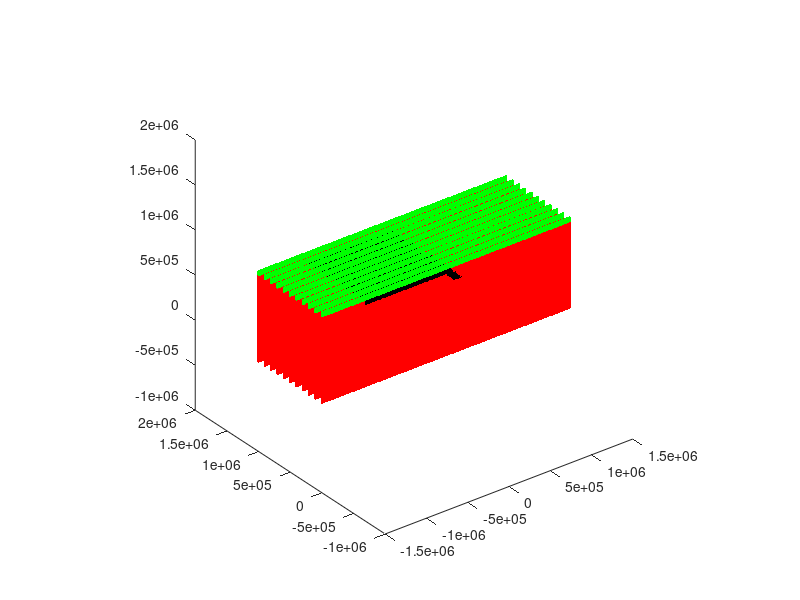

Write MATLAB code to recreate this figure. (Note: this script raises an error after producing the figure.)

%CreatePhases
%
% Create a 3D array with phase distributions

clear


ParticleOutput  =   'ParticlesInput3D.dat';
PassiveOutput   =   'PassiveInput.dat';



W       =   3000e3;
L       =   1000e3;
H       =   1000e3;

nump_x  =   201;
nump_y  =   11;
nump_z  =   101;



dx_reg  =   W/(nump_x-1);
dy_reg  =   L/(nump_y-1);
dz_reg  =   H/(nump_z-1);
x_left  =   -1500e3;
y_front =   0;
z_bot   =   0;

[X,Y,Z] =   meshgrid([x_left:dx_reg:x_left+W], [y_front:dy_reg:y_front+L], [z_bot:dz_reg:z_bot+H]);

Phase   =   zeros(size(X));     %   Contains phases
Temp    =   zeros(size(X));     %   Contains temperatures

if round((nump_y-1)/4)~=(nump_y-1)/4
    disp(['watch it: probably mistake with number of particles in y-direction'])
end
if round((nump_x-1)/4)~=(nump_x-1)/4
    disp(['watch it: probably mistake with number of particles in x-direction'])
end
if round((nump_z-1)/4)~=(nump_z-1)/4
    disp(['watch it: probably mistake with number of particles in z-direction'])
end


% Create slab-like initial distribution====================================
H_slab              =   0.1*H;
Width_slab          =   2*.9*L;
Depth_slab          =   0.8*H;
Length_slab         =   .33*W;
Depth_LowerMantle   =  670e3;
ThicknessAir        =   0.05*H;



ind         =   find( X>-Length_slab & X<0 & (abs(Y)+y_front)<=Width_slab/2 & Z>(H-H_slab));
Phase(ind)  =   1;

ind         =   find( (Z<(H-(X-0/2))) &  (Z>((H-H_slab)-(X-0/2))) & (abs(Y)+y_front)<=(Width_slab/2) & Z>Depth_slab  );
Phase(ind)  =   1;


% Cut off a little bit from the corner
ind         =   find( (Z>(H-.5*(X+0.05))) & (abs(Y)+y_front)<=Width_slab/2  );
Phase(ind)  =   0;


% Add AIR
ind         =   find( Z>(H-ThicknessAir) );
Phase(ind)  =   2;


%==========================================================================


% % Create slab-like initial distribution====================================
% H_slab              =   0.1*H;
% Width_slab          =   2*L;
% Depth_slab          =   0.8*H;
% %Length_slab         =   .33*W;
% Length_slab         =   2*.51*W;
% 
% Depth_LowerMantle   =  670e3;
% 
% 
% ind         =   find( X>-Length_slab & X<=0 & (abs(Y)+y_front)<=Width_slab/2 & Z>(H-H_slab));
% Phase(ind)  =   3;
% 
% 
% % % right side of slab
% % ind         =   find( X>0 & X<Length_slab & (abs(Y)+y_front)<=Width_slab/2 & Z>(H-H_slab));
% % Phase(ind)  =   4;
% 
% 
% ind         =   find( (X)>=-H_slab &  X<=0 & (abs(Y)+y_front)<=Width_slab/2 & Z>(Depth_slab));
% Phase(ind)  =   1;
% %==========================================================================

% Add lower mantle in a primitive way======================================
ind         =   find(Z<(H-Depth_LowerMantle)) ;
Phase(ind)  =   0;


% 
% ind         =   find(Z<300e3 );
% Phase(ind)  =   2;
%==========================================================================


%==========================================================================
% Set initial temperature distribution - in Celcius
%
Temp = (H-Z)./H*0 + 0.5 + (rand(size(Z))-0.5)*0.05 + 0*1000;

%
%==========================================================================



% Plot in matlab
figure(1), clf, hold on
marker = {'r','k','g','b','m','y'};
for phase=0:max(Phase(:))
    ind = find(Phase==phase);
    ind = find(abs(Phase-phase)<1e-9);
    ind_plot = phase+1;
    if ind_plot>length(marker); ind_plot = ind_plot-fix(ind_plot/length(marker))*length(marker)+1; end
    plot3(X(ind),Y(ind), Z(ind),[marker{ind_plot},'.']);
end
view(3)
axis equal





% Create a vector to be saved in PETSc format
PhaseOrig   = Phase;
PhaseVec(1) = nump_z;
PhaseVec(2) = nump_y;
PhaseVec(3) = nump_x;
Phase       = permute(Phase,[2 1 3]);
Temp        = permute(Temp, [2 1 3]);

PhaseVec    = [PhaseVec(:); Phase(:); Temp(:)];

% Save data to file
PetscBinaryWrite(ParticleOutput, PhaseVec);




% 
% 
% %==========================================================================
% % Generate a surface that describes the same data
% %==========================================================================
% 
% % Upper and lower boundaries
% Xtop    =   [];     Ytop    =   [];     Ztop    =   [];
% Xbot    =   [];     Ybot    =   [];     Zbot    =   [];
% InnerPhase  =     1;
% for ix=1:size(X,2);
%     for iy=1:size(X,1);
%         ind =   find(PhaseOrig(iy,ix,:)==InnerPhase);
% 
%         if ~isempty(ind)
%             deps = 1e-4;
%             Xtop    =   [Xtop; X(iy,ix,ind(end))];
%             Ytop    =   [Ytop; Y(iy,ix,ind(end))];
%             Ztop    =   [Ztop; Z(iy,ix,ind(end))-deps];
% 
%             Xbot    =   [Xbot; X(iy,ix,ind(1))];
%             Ybot    =   [Ybot; Y(iy,ix,ind(1))];
%             Zbot    =   [Zbot; Z(iy,ix,ind(1))];
%         end
% 
%     end
% end
% 
% 
% % Front and back boundaries
% Xfront   =   [];     Yfront   =   [];     Zfront   =   [];
% Xback    =   [];     Yback    =   [];     Zback    =   [];
% InnerPhase  =     1;
% for ix=1:size(X,2);
%     for iz=1:size(X,3);
%         ind =   find(PhaseOrig(:,ix,iz)==InnerPhase);
% 
%         if ~isempty(ind)
%             deps = 1e-4;
%             Xback    =   [Xback; X(ind(end),ix,iz)];
%             Yback    =   [Yback; Y(ind(end),ix,iz)-deps];
%             Zback    =   [Zback; Z(ind(end),ix,iz)];
% 
%             Xfront    =   [Xfront; X(ind(1),ix,iz)];
%             Yfront    =   [Yfront; Y(ind(1),ix,iz)+deps];
%             Zfront    =   [Zfront; Z(ind(1),ix,iz)];
%         end
% 
%     end
% end
% 
% % Left boundaries
% Xleft   =   [];     Yleft   =   [];     Zleft   =   [];
% InnerPhase  =     1;
% for iy=1:size(X,1);
%     for iz=1:size(X,3);
%         ind =   find(PhaseOrig(iy,:,iz)==InnerPhase);
% 
%         if ~isempty(ind)
%             if (ind(1))==1
%                 Xleft    =   [Xleft; X(iy,ind(1),iz)];
%                 Yleft    =   [Yleft; Y(iy,ind(1),iz)];
%                 Zleft    =   [Zleft; Z(iy,ind(1),iz)];
%             end
%         end
% 
%     end
% end
% 
% % 'Patch' the surfaces together
% TriTop          =   delaunay(Xtop,Ytop);
% TriBot          =   delaunay(Xbot,Ybot);
% 
% 
% % Create the front part----------------------------------------------------
% TriFront        =   delaunay(Xfront,Zfront);
% 
% % 'Inspect' the triangles. Only those that are inside are allowed
% TriReal = ones(length(TriFront),1);
% for itri = 1:length(TriFront);
% 
%     tri     =   TriFront(itri,:);
%     xmean   =   mean(Xfront(tri));
%     ymean   =   mean(Yfront(tri));
%     zmean   =   mean(Zfront(tri));
% 
%     x_int   =   round((xmean-x_left)/dx_reg)+1;
%     z_int   =   round((zmean-z_bot)/dz_reg)+1;
% 
%     if (x_int==0); x_int = 1; end
% 
%     if PhaseOrig(fix(size(PhaseOrig,1)/2),x_int,z_int)~=InnerPhase;
%         TriReal(itri) = 0;
%     end
% end
% ind = find(TriReal==0);
% TriFront(ind,:) = [];
% %--------------------------------------------------------------------------
% 
% % % Create the back part-----------------------------------------------------
% TriBack        =   delaunay(Xback,Zback);
% 
% % 'Inspect' the triangles. Only those that are inside are allowed
% TriReal = ones(length(TriBack),1);
% for itri = 1:length(TriBack);
% 
%     tri     =   TriBack(itri,:);
%     xmean   =   mean(Xback(tri));
%     ymean   =   mean(Yback(tri));
%     zmean   =   mean(Zback(tri));
% 
%     x_int   =   round((xmean-x_left)/dx_reg)+1;
%     z_int   =   round((zmean-z_bot)/dz_reg)+1;
% 
%     if PhaseOrig(fix(size(PhaseOrig,1)/2),x_int,z_int)~=InnerPhase;
%         TriReal(itri) = 0;
%     end
% end
% ind = find(TriReal==0);
% TriBack(ind,:) = [];
% %TriBack=[];
% % %--------------------------------------------------------------------------
% 
% TriLeft        =   delaunay(Yleft,Zleft);
% 
% TriCombined     =   [TriTop; TriBot+ length(Xtop); TriFront+length(Xtop)+length(Xbot); TriBack+length(Xtop)+length(Xbot)+length(Xfront); TriLeft+length(Xtop)+length(Xbot)+length(Xfront)+length(Xback)];
% 
% XCombined       =   [Xtop; Xbot; Xfront; Xback; Xleft];
% YCombined       =   [Ytop; Ybot; Yfront; Yback; Yleft];
% ZCombined       =   [Ztop; Zbot; Zfront; Zback; Zleft];
% ZCombined=ZCombined-0.005;
% 
% % Save data in Petsc format
% PassiveMat(:,1) =   XCombined;
% PassiveMat(:,2) =   YCombined;
% PassiveMat(:,3) =   ZCombined;
% PassiveMat      =   [length(XCombined);    XCombined(:);     YCombined(:);     ZCombined(:); ...
%     length(TriCombined);  TriCombined(:,1); TriCombined(:,2); TriCombined(:,3)];
% %PassiveMat      =   sparse(PassiveMat);
% PetscBinaryWrite(PassiveOutput, PassiveMat);
% 


figure(2), clf, hold on
%trisurf(TriTop,Xtop,Ytop,Ztop,'facecolor','r')
%trisurf(TriBot,Xbot,Ybot,Zbot,'facecolor','r')

%trisurf(TriCombined,XCombined,YCombined,ZCombined,'facecolor','r')

view(3), axis equal, box on
axis( [min(X(:)) max(X(:)) min(Y(:)) max(Y(:)) min(Z(:)) max(Z(:)) ]);

view(0,0)

%save test TriCombined

